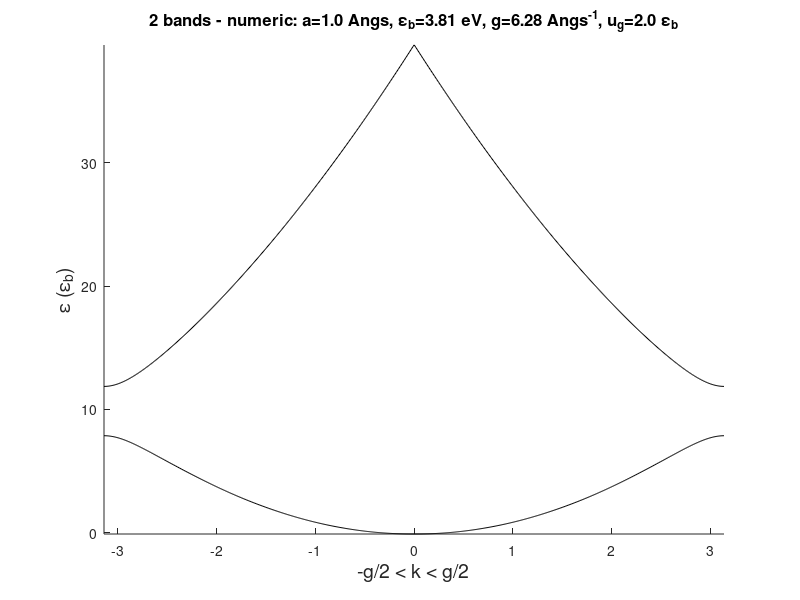

The MATLAB source for this figure:
%copyright by J. E Hasbun and T. Datta
%central_eq_bands.m
%Plots the numeric solutions for the central equation
%for an Nb band system. The eigenvalues are obtained here
%after setting up the matrix of the coefficients.
clear;
clear all;
h=6.62606896e-34;           %Planck's constant (J.s)
hbar=h/2./pi;               %hbar (J.s)
me=9.10938215e-31;          %electron mass (kg)
e=1.602176487e-19;          %electronic charge
ab=1e-10;                   %1 angstom unit of distance
kb=1/ab;                    %wavevector unit
Eb=hbar^2*kb^2/2/me;        %energy unit in joules
Eb_eV=Eb/e;                 %energy unit in eV
%fprintf('Energy unit Eb=%5.3g J, or %5.3f eV\n',Eb,Eb_eV)
a=1.0;            %lattice constant in ab units
g=2*pi/a;
ak=-g/2:0.01:g/2; %k will be chosen parallel to g
ug=2;             %potential magnitude in Eb units
Nb=2;             %number of bands to do
%mg is the value of m in (k-(i-m)g) in the matrix elements
%The mg value chosen seems to work well for symmetry reasons.
if(mod(Nb,2)==0), mg=Nb/2; else mg=(Nb+1)/2; end
aM=zeros(Nb,Nb);  %define the matrix of coefficients
for ik=1:length(ak)
  for i=1:Nb
    %diagonal terms
    if(abs(i-mg) <= 1.e-3)
      aM(i,i)=ak(ik)^2;
    else
      thkg=acos(dot(ak(ik),g)/abs(ak(ik)*g));  %angle between k and g
      aM(i,i)=ak(ik)^2+((i-mg)*g)^2-2*ak(ik)*((i-mg)*g)*cos(thkg);
    end
  end
  for i=1:Nb-1
    aM(i,i+1)=ug;  %complete the tridiagonal matrix
    aM(i+1,i)=ug;
  end
  %get eigenvalues from smallest to highest for each k. Apparently,
  %there is no sorting needed here.
  Eiv(:,ik)=eig(aM);
end
hold on
for i=1:Nb
  plot(ak,Eiv(i,:),'k')
end
xlabel('-g/2 < k < g/2','FontSize',14)
ylabel('\epsilon (\epsilon_b)','FontSize',14)
str=cat(2,num2str(Nb,'%2.0f'),' bands - numeric: a=',...
  num2str(a,'%2.1f'),' Angs, \epsilon_b=',...
  num2str(Eb_eV,'%3.2f'),' eV, g=',num2str(g,'%3.2f'),...
' Angs^{-1}, u_g=',num2str(ug,'%3.1f'),' \epsilon_b');
title(str,'FontSize',12)
axis tight
